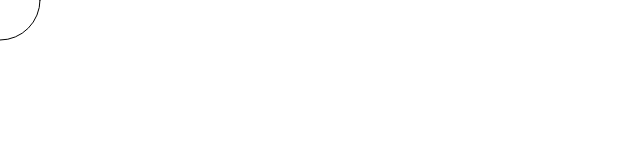
Frame 1 (no input)
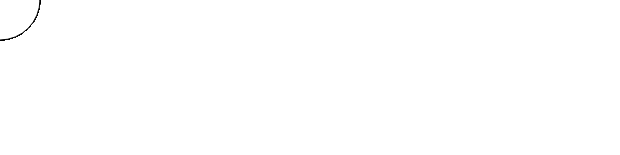
Frame 60 (no input)
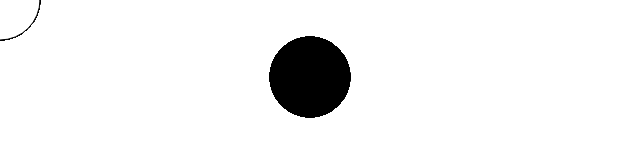
Frame 120 (the mouse pressed at the canvas centre since frame 60)

The p5.js sketch that drew these frames (run headless with seeded random() and noise() and a simulated clock; from frame 60 on, the mouse is pressed at the canvas centre):

// p5.js sketch
// ── sketch.js
function setup() {
  createCanvas(620, 155);
}

function draw() {
  if (mouseIsPressed) {
    fill(0);
  } else {
    fill(255);
  }
  ellipse(mouseX, mouseY, 80, 80);
}
// ── style.css
html, body {
  overflow: hidden;
  margin: 0;
  padding: 0;
}
